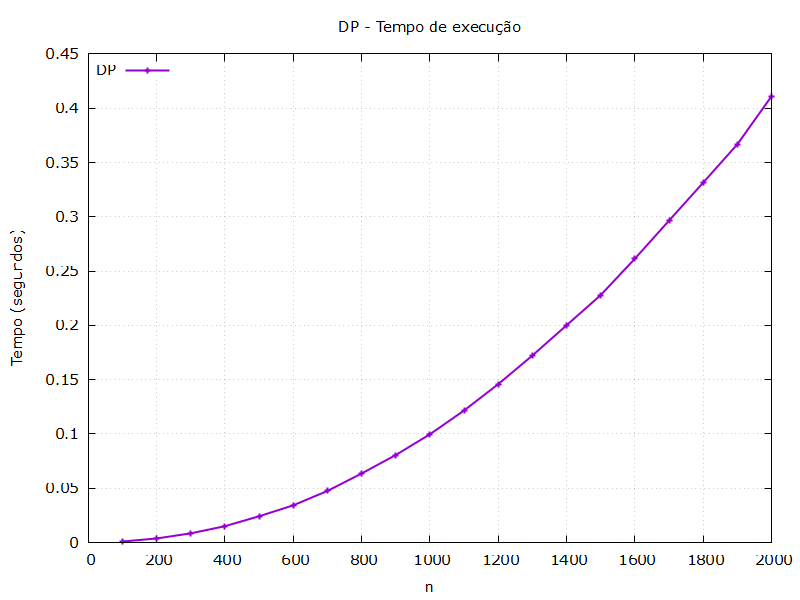

The script that saved this image:
set terminal pngcairo enhanced font 'Verdana,11' size 800, 600
set output 'tempoDP.png'

set title 'DP - Tempo de execução'
set xlabel 'n'
set ylabel 'Tempo (segundos)'

n = 1
DP = 3

set grid
set key left top

plot 'resultados.dat' using n:DP with linespoints  lw 2 title 'DP', \
